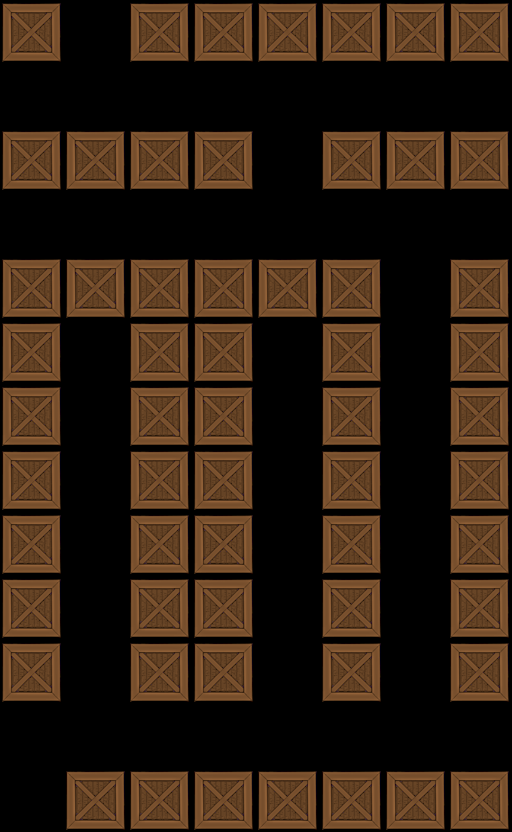

This game map was drawn from its Tiled (.tmx) file and the tilesets committed beside it. A one-line description and the trimmed map source follow:
An orthogonal 8x13 tile map with 64x64 px tiles, 1 tile layer (Tile Layer 1).

<map version="1.0" orientation="orthogonal" width="8" height="13" tilewidth="64" tileheight="64">
 <tileset firstgid="1" name="crate" tilewidth="64" tileheight="64">
  <image source="../../crate.png" width="64" height="64" />
 </tileset>
 <layer name="Tile Layer 1" width="8" height="13">
  <data>[104 cells, 58 non-empty, 1 distinct tile ids]</data>
 </layer>
</map>
